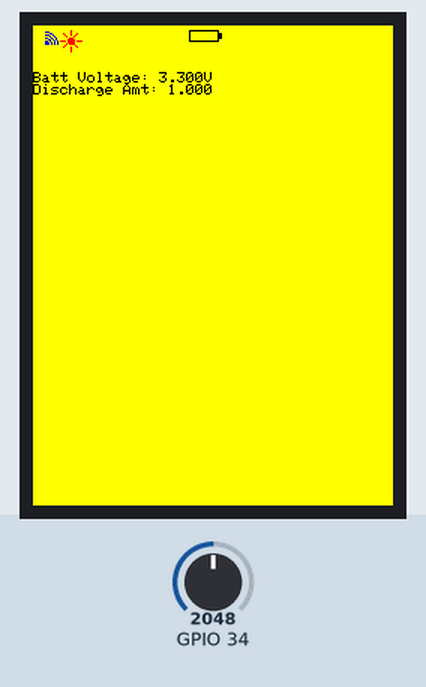
Recording of a sketch running on a simulated ESP32. Shown: 240×320 colour display. Inputs (shaded band) come from the test bench; at power-on: GPIO 34 = 2048. What the sketch prints to the serial monitor is not drawn.

Above: at 1.7 s.
1.8 s: GPIO 34 set to 2866
At 2.8 s:
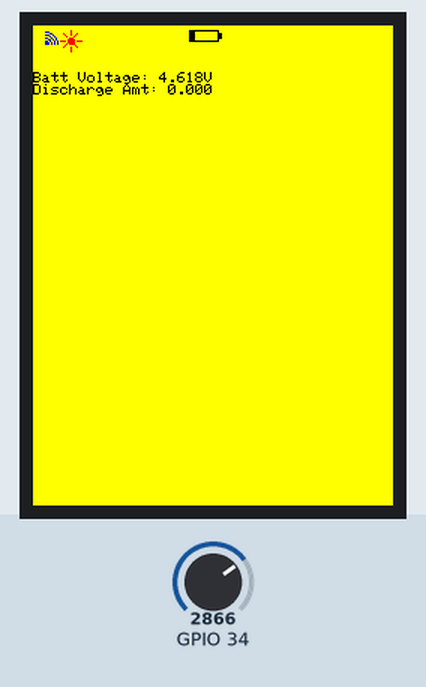
3.3 s: GPIO 34 set to 3603
4.8 s: GPIO 34 set to 4095
Timing chart, 0 to 7.8 s (numbered marks = the images above; inputs shaded):
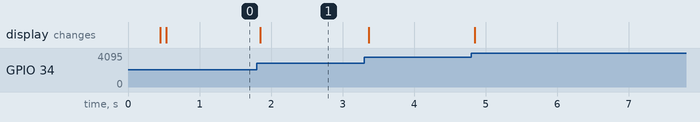

Measured:
- after the input at 1.8 s, the display: changes after 0.05 s (image 1)

The sketch:

lab07b.ino
```cpp
#include <math.h>
#include <SPI.h>
#include <TFT_eSPI.h>

TFT_eSPI tft = TFT_eSPI();

const int WIFI_COLOR = TFT_BLUE;
const int BATT_COLOR = TFT_PINK;
const int LED_COLOR = TFT_RED;
const int GPS_COLOR = TFT_PINK;
const int BACKGROUND = TFT_YELLOW;

//Power Variables
uint8_t power_state; //state of power state machine (0:
float old_discharge_amt; //previous discharge amount (used for calculating rate)
float discharge_rate; //estimated discharge rate
float time_remaining; //amount of time remaining until battery discharged


//pins for control:
const uint8_t BACKLIGHT = 14;
const uint8_t GPS_POWER = 12;

const uint32_t USAGE_PERIOD = 30000;
uint32_t usage_counter;

//Button Variables:
const int INPUT_PIN = 16; //the button's pin
uint8_t old_input; //used to remember previous button value (for edge detection)
uint8_t button_count; //for counting pushes (cycles through three power states)

//Loop Timing Variables:
const uint32_t LOOP_PERIOD = 40; //(ms)..how quickly primary loop iterates
uint32_t timer; //used for timing loop


double max(double first, double sec) {
  if (first > sec) return first;
  else return sec;
}

//renders a art-deco interpretation of the classic "WiFi" symbol (function for reference in lab07b)
void drawWiFi(TFT_eSPI* screen, uint8_t x, uint8_t y, uint16_t fc, uint16_t bc) {
  screen->drawCircle(x, y, 8, fc);
  screen->drawCircle(x, y, 6, fc);
  screen->drawCircle(x, y, 4, fc);
  screen->fillCircle(x, y, 2, fc);
  screen->fillRect(x - 8, y - 8, 8, 16, bc);
  screen->fillRect(x - 2, y + 1, 11, 10, bc);
}

//renders a gorgeous twinkle drawing...perhaps used to indicate some external light is on (function for reference in lab07b)
void drawLED(TFT_eSPI* screen, uint8_t x, uint8_t y, uint16_t fc, uint16_t bc) {
  screen->fillCircle(x, y, 2, fc);
  for (uint8_t i = 0; i < 8; i++) {
    screen->drawLine(x + 4 * sin(i * 2 * PI / 8), y - 4 * cos(i * 2 * PI / 8), x + 7 * sin(i * 2 * PI / 8), y - 7 * cos(i * 2 * PI / 8), fc);
  }
}


//renders battery symbol including level amount
void drawBattery(TFT_eSPI* screen, uint8_t x, uint8_t y, float level, uint16_t fc, uint16_t bc) {
  //YOUR CODE HERE, FRIEND
  tft.drawRect(x,y,20,8,TFT_BLACK);
  tft.fillRect(x+20,y+2,2,4,TFT_BLACK);
  tft.fillRect(x,y,level/4.2*20,8,TFT_BLACK);
}


//hand in a discharge amount, and generate a voltage

double voltage_from_discharge(double discharge){
  //your code here
  double x = discharge;
//  double ans =  pow(x,4)*-5.08321149-pow(x,3)*-8.16962756+ pow(x,2)*-3.53049671-pow(x,1)*0.3295403+pow(x,0)* 4.08151442;
double ans = (((-5.08321149*x+8.16962756)*x-3.53049671)*x-0.3295403)*x+4.08151442;
  return ans;
  // [-5.08321149  8.16962756 -3.53049671 -0.3295403   4.08151442]
}

///nice binary-search...much quicker!
double discharge_from_voltage(double voltage, double error){
  //your code here!

  double temp = .5;
  double range = .5;
  double val = voltage_from_discharge(temp);
  for(int i = 0 ; i < 10 ; i ++)
  {
    if(fabs(val - voltage)<error)
    {
      return temp;
    }
    else if(val<voltage){
      temp = temp - range/2;
      range = range/2;
      val = voltage_from_discharge(temp);
    }
    else
    {
      temp = temp + range/2;
      range = range/2;
      val = voltage_from_discharge(temp);
    }
  }
  return temp;

}

void setup() {
  Serial.begin(115200);  // Set up serial port
  delay(300); //wait a bit (100 ms)
  pinMode(INPUT_PIN, INPUT_PULLUP);
  uint8_t count = 0; //count used for Wifi check times
  tft.init();  //init screen
  tft.setRotation(2); //adjust rotation
  tft.setTextSize(1); //default font size
  tft.fillScreen(BACKGROUND); //fill background
  tft.setTextColor(TFT_BLACK, BACKGROUND); //set color of font to green foreground, black background
  timer = millis();
  //initialize switch value:

  //initialize power variables:
  drawWiFi(&tft, 8, 12, WIFI_COLOR, BACKGROUND); //draw WiFi!
  drawLED(&tft, 25, 10, LED_COLOR, BACKGROUND); //draw LED!
  discharge_rate = 0.00001; //initialize dummy value
  time_remaining = -1; //initialize dummy value
  usage_counter = millis();
}

void loop() {
//  Serial.println(analogRead(A6));
  uint32_t start = micros(); //MARK BEGINNING OF TIMING!
  float voltage = analogRead(A6)*3.3*2/4096; // get Battery Voltage (mV)
  float discharge_amt = discharge_from_voltage(voltage, 0.001); //get discharge amount using battery voltage
  uint32_t diff = micros() - start; //MARK ENDING OF TIMING!
  Serial.println(diff); //PRINT DIFFERENCE IN MICROSECONDS!
  char battery_stats[200];
  uint32_t spot = sprintf(battery_stats, "Batt Voltage: %1.3fV\n", voltage);
  sprintf(battery_stats + spot, "Discharge Amt: %1.3f\n", discharge_amt);
  tft.setCursor(0, 31, 1);
  tft.print(battery_stats);
  drawBattery(&tft, 104, 3, 1.0 - discharge_amt, BATT_COLOR, BACKGROUND);
  while (millis() - timer < LOOP_PERIOD);
  timer = millis();
}
```
